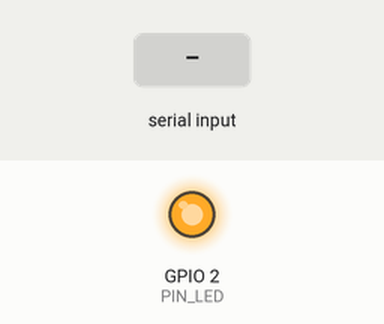
Simulated run of this program. Board: ESP32. Shown: output pins drawn as LEDs (lit = HIGH). The test bench sets the inputs (shaded band). The GPS gets a fix after 3 s at 37.7749, -122.4194 with 8 satellites; nothing arrives over Bluetooth unless stated; a phone connects over Bluetooth LE 3 s after start; what the program prints to the serial monitor is not drawn.

Above: at 4.8 s.
4.9 s: "$GPGSV\n" received over the second serial link
At 5.25 s:
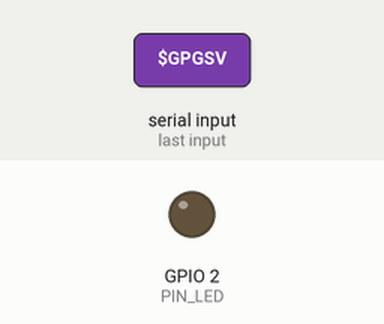
Timing chart, 0 to 13.9 s (numbered marks = the images above; inputs shaded):
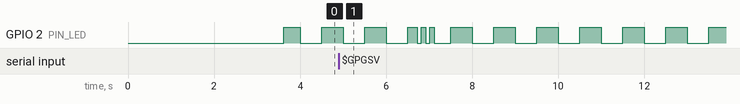

The program:

main.cpp
```cpp
// burnout — lecture du GPS NEO-6M à 5 Hz, envoi des points en BLE, suivi sur la console série

#include <Arduino.h>
#include <NimBLEDevice.h>
#include <TinyGPSPlus.h>

constexpr int PIN_GPS_RX = 16;  // reçoit le TX du GPS
constexpr int PIN_GPS_TX = 17;  // envoie vers le RX du GPS
constexpr int PIN_LED = 2;

constexpr uint32_t GPS_BAUD_DEFAUT = 9600;
constexpr uint32_t GPS_BAUD = 38400;

constexpr const char *BLE_NOM = "burnout";
constexpr const char *BLE_SERVICE_UUID = "eb419f92-7175-43a3-ace0-c4f6bf5dfbc1";
constexpr const char *BLE_POINT_UUID = "3923262b-03b2-4f78-bc02-335185e89732";
constexpr uint8_t TRAME_VERSION = 1;

HardwareSerial &gpsSerial = Serial2;
TinyGPSPlus gps;
// Champ « statut » de RMC (A = fix, V = pas de fix) : mis à jour à chaque trame RMC, même sans fix,
// contrairement à gps.speed. Sert aussi à compter les trames pour mesurer la fréquence.
TinyGPSCustom rmcStatut(gps, "GPRMC", 2);
// Qualité du fix de GGA : GGA arrive après RMC dans chaque cycle, c'est elle qui déclenche l'envoi BLE
TinyGPSCustom ggaQualite(gps, "GPGGA", 6);
// GSV (1 Hz) : satellites visibles et rapport signal/bruit des 4 satellites décrits par chaque trame
TinyGPSCustom gsvVisibles(gps, "GPGSV", 3);
TinyGPSCustom gsvSnr[] = {{gps, "GPGSV", 7}, {gps, "GPGSV", 11}, {gps, "GPGSV", 15}, {gps, "GPGSV", 19}};

NimBLECharacteristic *blePoint = nullptr;
volatile bool bleConnecte = false;
volatile uint32_t bleConnexionMs = 0;

// Trame BLE v1 : 20 octets, little-endian, tient dans le MTU BLE par défaut (23 octets)
struct __attribute__((packed)) TramePoint {
    uint8_t version;     // TRAME_VERSION
    uint8_t drapeaux;    // bit 0 : fix valide, bit 1 : heure valide
    uint8_t satellites;  // satellites utilisés
    uint8_t hdop10;      // HDOP × 10, 255 = inconnu ou ≥ 25,5
    uint32_t msJour;     // heure GPS UTC en millisecondes depuis minuit
    uint16_t vitesse;    // km/h × 100
    int16_t altitude;    // mètres
    int32_t latitude;    // degrés × 1e7
    int32_t longitude;   // degrés × 1e7
};
static_assert(sizeof(TramePoint) == 20, "la trame BLE doit faire 20 octets");

class ServeurCallbacks : public NimBLEServerCallbacks {
    void onConnect(NimBLEServer *, NimBLEConnInfo &) override {
        bleConnecte = true;
        bleConnexionMs = millis();
        Serial.println("BLE : client connecté");
    }
    void onDisconnect(NimBLEServer *, NimBLEConnInfo &, int raison) override {
        bleConnecte = false;
        Serial.printf("BLE : client déconnecté (raison %d)\n", raison);
    }
};

// Envoie une commande NMEA propriétaire u-blox ($PUBX…) en calculant sa somme de contrôle
void envoyerPubx(const char *corps) {
    uint8_t cs = 0;
    for (const char *c = corps; *c; c++) cs ^= *c;
    char trame[96];
    snprintf(trame, sizeof(trame), "$%s*%02X\r\n", corps, cs);
    gpsSerial.print(trame);
}

// Envoie un message binaire UBX (classe, id, contenu) avec sa somme de contrôle Fletcher
void envoyerUbx(uint8_t classe, uint8_t id, const uint8_t *contenu, uint16_t taille) {
    uint8_t entete[] = {0xB5, 0x62, classe, id, (uint8_t)(taille & 0xFF), (uint8_t)(taille >> 8)};
    uint8_t ckA = 0, ckB = 0;
    for (int i = 2; i < 6; i++) { ckA += entete[i]; ckB += ckA; }
    for (int i = 0; i < taille; i++) { ckA += contenu[i]; ckB += ckA; }
    gpsSerial.write(entete, sizeof(entete));
    gpsSerial.write(contenu, taille);
    gpsSerial.write(ckA);
    gpsSerial.write(ckB);
}

// Diagnostic : compte les octets reçus du GPS à une vitesse donnée et affiche le début
void sonderGps(uint32_t vitesse) {
    gpsSerial.begin(vitesse, SERIAL_8N1, PIN_GPS_RX, PIN_GPS_TX);
    delay(50);
    while (gpsSerial.available()) gpsSerial.read();
    char extrait[81] = {0};
    int n = 0;
    uint32_t debut = millis();
    while (millis() - debut < 1500) {
        while (gpsSerial.available()) {
            char c = gpsSerial.read();
            if (n < 80) extrait[n] = isprint(c) ? c : '.';
            n++;
        }
    }
    Serial.printf("sonde %lu bauds : %d octets reçus « %s »\n", vitesse, n, extrait);
}

// Le NEO-6M perd sa configuration sans pile de sauvegarde : on la renvoie à chaque démarrage
void configurerGps() {
    // Passage à 38400 bauds. Le module peut être resté à 38400 si seul l'ESP32 a redémarré :
    // on envoie la commande aux deux vitesses.
    const char *baud = "PUBX,41,1,0007,0003,38400,0";
    for (uint32_t vitesse : {GPS_BAUD_DEFAUT, GPS_BAUD}) {
        gpsSerial.begin(vitesse, SERIAL_8N1, PIN_GPS_RX, PIN_GPS_TX);
        delay(100);
        envoyerPubx(baud);
        gpsSerial.flush();
        delay(100);
    }
    gpsSerial.begin(GPS_BAUD, SERIAL_8N1, PIN_GPS_RX, PIN_GPS_TX);
    delay(100);

    // RMC et GGA à chaque mesure, GSV une mesure sur cinq (1 Hz), le reste coupé
    for (const char *corps : {"PUBX,40,GLL,0,0,0,0,0,0", "PUBX,40,GSA,0,0,0,0,0,0",
                              "PUBX,40,VTG,0,0,0,0,0,0", "PUBX,40,GSV,0,5,0,0,0,0"}) {
        envoyerPubx(corps);
    }

    // CFG-RATE : une mesure toutes les 200 ms (5 Hz), référence de temps GPS
    const uint8_t rate[] = {0xC8, 0x00, 0x01, 0x00, 0x01, 0x00};
    envoyerUbx(0x06, 0x08, rate, sizeof(rate));
}

void demarrerBle() {
    NimBLEDevice::init(BLE_NOM);
    NimBLEServer *serveur = NimBLEDevice::createServer();
    serveur->setCallbacks(new ServeurCallbacks());
    serveur->advertiseOnDisconnect(true);
    NimBLEService *service = serveur->createService(BLE_SERVICE_UUID);
    blePoint = service->createCharacteristic(BLE_POINT_UUID, NIMBLE_PROPERTY::READ | NIMBLE_PROPERTY::NOTIFY);
    NimBLEAdvertising *annonce = NimBLEDevice::getAdvertising();
    annonce->setName(BLE_NOM);
    annonce->addServiceUUID(BLE_SERVICE_UUID);
    annonce->start();
}

bool fixValide() { return strcmp(rmcStatut.value(), "A") == 0; }

void envoyerPoint() {
    bool fix = fixValide();
    TramePoint t = {};
    t.version = TRAME_VERSION;
    t.drapeaux = (fix ? 0x01 : 0) | (gps.time.isValid() ? 0x02 : 0);
    t.satellites = gps.satellites.value();
    t.hdop10 = gps.hdop.isValid() ? min<uint32_t>(gps.hdop.value() / 10, 255) : 255;
    t.msJour = ((gps.time.hour() * 60 + gps.time.minute()) * 60 + gps.time.second()) * 1000UL +
               gps.time.centisecond() * 10;
    if (fix) {
        // gps.speed et gps.location gardent leur dernière valeur quand le fix est perdu : on ne les
        // envoie qu'avec un fix
        t.vitesse = lround(gps.speed.kmph() * 100);
        t.altitude = lround(gps.altitude.meters());
        t.latitude = lround(gps.location.lat() * 1e7);
        t.longitude = lround(gps.location.lng() * 1e7);
    }
    blePoint->setValue(reinterpret_cast<uint8_t *>(&t), sizeof(t));
    if (bleConnecte) blePoint->notify();
}

void afficherPoint() {
    bool fix = fixValide();
    Serial.printf("%02d:%02d:%02d.%02d fix=%s sats=%2lu hdop=%5.2f v=%6.2f km/h",
                  gps.time.hour(), gps.time.minute(), gps.time.second(), gps.time.centisecond(),
                  fix ? "A" : "V", gps.satellites.value(), gps.hdop.hdop(), gps.speed.kmph());
    if (fix) {
        Serial.printf(" lat=%.6f lon=%.6f alt=%.1f m", gps.location.lat(), gps.location.lng(),
                      gps.altitude.meters());
    }
    Serial.println();
}

void mettreAJourLed(bool fix) {
    // Trois flashs rapides à la connexion d'un client, puis clignotement lent sans fix, fixe avec fix
    uint32_t depuisConnexion = millis() - bleConnexionMs;
    bool etat;
    if (bleConnecte && depuisConnexion < 600) {
        etat = (depuisConnexion / 100) % 2 == 0;
    } else {
        etat = fix || (millis() / 500) % 2;
    }
    digitalWrite(PIN_LED, etat ? HIGH : LOW);
}

void setup() {
    Serial.begin(115200);
    pinMode(PIN_LED, OUTPUT);
    sonderGps(GPS_BAUD_DEFAUT);
    sonderGps(GPS_BAUD);
    configurerGps();
    Serial.println("burnout : GPS configuré (5 Hz, RMC + GGA, GSV à 1 Hz, 38400 bauds)");
    demarrerBle();
    Serial.printf("burnout : BLE démarré (« %s »)\n", BLE_NOM);
}

void loop() {
    static uint32_t debutFenetre = millis();
    static int trames = 0;
    static int visibles = 0;
    static int snrMax = 0;

    static char ligne[100];
    static int longueur = 0;

    while (gpsSerial.available()) {
        char c = gpsSerial.read();
        gps.encode(c);

        // Recopie brute des trames GSV sur la console : signal de chaque satellite (champs 4 à 7 :
        // numéro, élévation, azimut, rapport signal/bruit en dBHz, vide si le satellite n'est pas suivi)
        if (c == '$') longueur = 0;
        if (longueur < (int)sizeof(ligne) - 1) ligne[longueur++] = c;
        if (c == '\n') {
            ligne[longueur] = 0;
            if (strncmp(ligne, "$GPGSV", 6) == 0) Serial.print(ligne);
            longueur = 0;
        }

        if (rmcStatut.isUpdated()) {
            rmcStatut.value();  // remet isUpdated à faux
            trames++;
            afficherPoint();
        }
        if (ggaQualite.isUpdated()) {
            ggaQualite.value();
            envoyerPoint();
        }
        if (gsvVisibles.isUpdated()) {
            visibles = atoi(gsvVisibles.value());
            for (TinyGPSCustom &snr : gsvSnr) snrMax = max(snrMax, atoi(snr.value()));
        }
    }

    if (millis() - debutFenetre >= 1000) {
        Serial.printf("-- %d trames RMC/s, %d satellites visibles, meilleur signal %d dBHz "
                      "(octets reçus : %lu, erreurs de somme de contrôle : %lu)\n",
                      trames, visibles, snrMax, gps.charsProcessed(), gps.failedChecksum());
        trames = 0;
        snrMax = 0;
        debutFenetre += 1000;
    }

    mettreAJourLed(fixValide());
}
```
